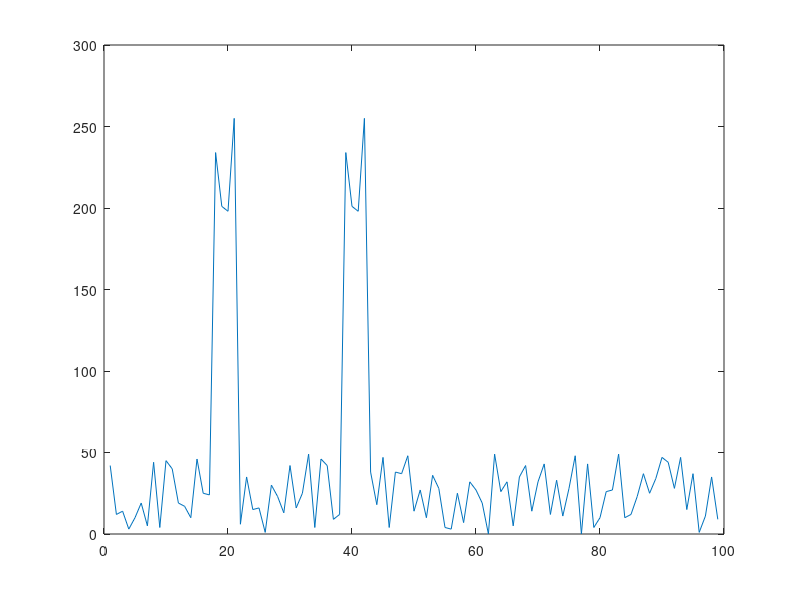

This chart was generated by the following MATLAB code: (Note: this script raises an error after producing the figure.)
%the range of randomly generated values will be 0 to range
range = 50; 

%the number of points generated between two instances of the sequence
%   will be a random number between 
%   minNumPoints and (minNumPoints + rangeNumPoints)
minNumPoints = 10;
rangeNumPoints = 20;
endNumPoints = 40; %number of points added to end

numPointsVector = floor(rand(1,3)*rangeNumPoints + minNumPoints);
firstNumPoints = numPointsVector(1,1);
secondNumPoints = numPointsVector(1,2);
thirdNumPoints = numPointsVector(1,3);

%generates the random data
data1 = floor(rand(1,firstNumPoints)*range);
data2 = floor(rand(1,secondNumPoints)*range);
data3 = floor(rand(1,thirdNumPoints + endNumPoints)*range); 

%the sequence seqToFind will be inserted in two different places
seqToFind = [234 201 198 255];
sizeSeq = size(seqToFind);
numPointsSeq = sizeSeq(2); %number of points in seqToFind

firstInstance = firstNumPoints
secondInstance = firstInstance + numPointsSeq + secondNumPoints

%this creates the signal that will be analyzed
data = [data1 seqToFind data2 seqToFind data3];
dataSize = size(data);
numEntries = dataSize(2);

%plot the original data
plot(data);

%{

Procedure to be used: 
1. Take the N coefficients from the FFT
2. Construct an NxN matrix A
    When reconstructing the signal we know that 
        x[t] = 1/N sum_{k=0}^{N-1} X_k exp(2*pi*i*t*k/N)
    We will then make an NxN matrix where each column is a different t
        and each row is a term in the summation
3. TODO: Plot the wave for each of the cofficients
4. Do a phase shift on the FFT
     Find the amplitude and phase array
     Adjust the values of the phase array to make array newPhase
     Use amplitude and newPhase to get new Fourier cofficients
        Do amplitude*exp(i*newPhase)
5. Repeat step 2 for the new Fourier coefficients to generate
    a new NxN matrix B
6. Compare matrix A and matrix B to see if there any line ups
    This means computing matrix C = abs(A-B) and counting the number of
        entries that are near zero (< 10^-3)
7. Repeat steps 4-6 for the different phase shifts
        

%}

%convert the data to frequency space
dataTransform = fft(data);

%find the amplitude, frequency, and phase of the fourier transform
frequency = 0:1/numEntries:(1 - 1/numEntries);
amplitude = sqrt(real(dataTransform).^2 + imag(dataTransform).^2);
phase = atan2(imag(dataTransform),real(dataTransform));

%plot(frequency,amplitude)

%This will make the initial N x N matrix
originalData = fourierMatrix(dataTransform);

%this will do a phase shift and then make a new matrix
countArray = [];
for phaseShift = 0:(2*pi)/numEntries:2*pi,
    
    newPhase = phase + phaseShift;
    innerExponent = -2*pi*1i.*(newPhase.*frequency);
    multiplier = exp(innerExponent);
    
    newTransform = amplitude.*multiplier;
    
    %shiftedData = fourierMatrix(newTransform);
    
    difference = norm(newTransform-dataTransform);
    countArray = [countArray;difference];

end















